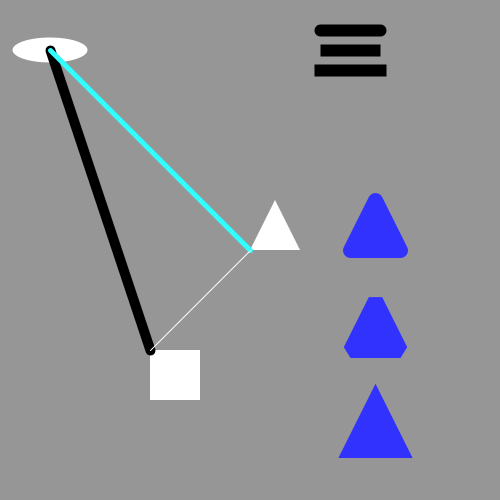
Frame 1 (no input)
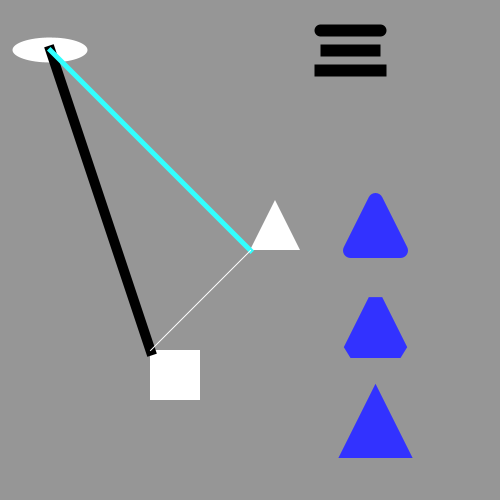
Frame 60 (the mouse pressed at the canvas centre just before this capture)
Frame 120 (the mouse held since frame 60 and released just before this capture): identical to frame 60, image omitted

The Processing sketch that drew these frames (run headless with seeded random() and noise(); from frame 60 on, the mouse is pressed at the canvas centre):

// Processing sketch: stroke
// ── stroke.pde
/*
 * Everything related to stroke
 */

void settings() {
  size(500, 500);
}

void setup() {
  //nothing here for now
}

void draw() {
  background(150); //grey background
  
  noStroke(); //remove the stroke lines around shapes
  fill(255);  //set colour of fill to white for majority of shapes
  
  //create an ellipse
  ellipse(50, 50, 75, 25);
  
  //create a rectangle
  rect(150, 350, 50, 50);
  
  //create a triangle
  triangle(250, 250, 300, 250, 275, 200); 
  
  //line connecting the ellipse and rect
  strokeWeight(10); //set the stroke weight to 10 pixels wide
  stroke(0);  //set the stroke colour to black
  line(50, 50, 150, 350);
  
  //line connecting the ellipse and triangle
  strokeWeight(5); //set the strokeWeight to 5 pixels
  stroke(50, 255, 255);
  line(50, 50, 250, 250);
  
  //line connecting the rect and triangle
  strokeWeight(1); //set the strokeWeight to 1 pixel
  stroke(255, 255, 255);
  line(150, 350, 250, 250);
  
  //Stroke Capping options
  //https://processing.org/reference/strokeCap_.html
  stroke(0); //setting lines to black
  strokeWeight(12);
  strokeCap(ROUND);  //makes the ends round
  line(320, 30, 380, 30);
  strokeCap(SQUARE); //makes the ends square at the point where the round part would start
  line(320, 50, 380, 50);
  strokeCap(PROJECT); //makes the ends square at the point where the round part would end
  line(320, 70, 380, 70);
  //end Stroke Cap example
  
  
  //Stroke Join example
  //The blue triangles
  //create another triangle with rounded corners
  strokeWeight(15);
  stroke(50, 50, 255);
  fill(50, 50, 255);
  strokeJoin(ROUND);
  triangle(350, 250, 400, 250, 375, 200);
  
  strokeJoin(BEVEL);
  triangle(350, 350, 400, 350, 375, 300);

  strokeJoin(MITER);
  triangle(350, 450, 400, 450, 375, 400);
  //end Stroke Join examples
}
